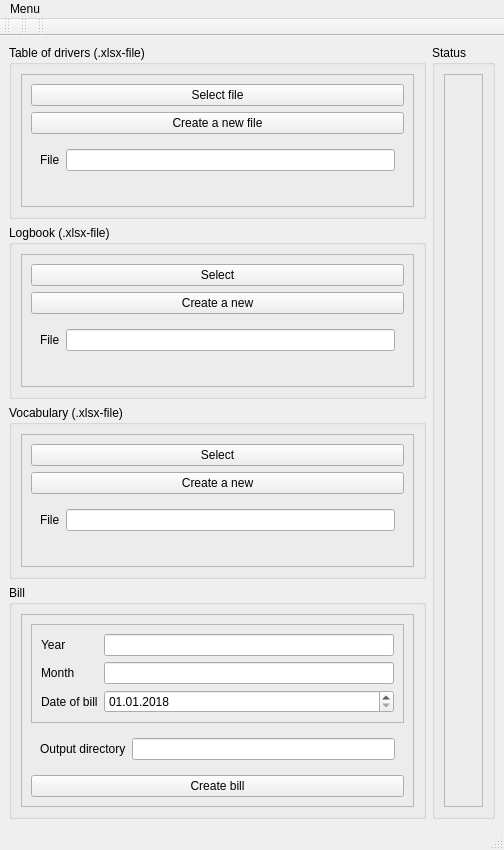
<?xml version="1.0" encoding="UTF-8"?>
<ui version="4.0">
 <class>MainWindow</class>
 <widget class="QMainWindow" name="MainWindow">
  <property name="geometry">
   <rect>
    <x>0</x>
    <y>0</y>
    <width>504</width>
    <height>850</height>
   </rect>
  </property>
  <property name="windowTitle">
   <string>MainWindow</string>
  </property>
  <widget class="QWidget" name="centralwidget">
   <layout class="QGridLayout" name="gridLayout_3">
    <item row="3" column="0">
     <widget class="QGroupBox" name="bill_box">
      <property name="title">
       <string>Bill</string>
      </property>
      <layout class="QHBoxLayout" name="horizontalLayout_2">
       <item>
        <widget class="QFrame" name="bill_frame">
         <property name="frameShape">
          <enum>QFrame::StyledPanel</enum>
         </property>
         <property name="frameShadow">
          <enum>QFrame::Raised</enum>
         </property>
         <layout class="QVBoxLayout" name="verticalLayout_2">
          <item>
           <widget class="QFrame" name="bill_frame_upper">
            <property name="frameShape">
             <enum>QFrame::StyledPanel</enum>
            </property>
            <property name="frameShadow">
             <enum>QFrame::Raised</enum>
            </property>
            <layout class="QFormLayout" name="formLayout">
             <item row="0" column="0">
              <widget class="QLabel" name="bill_year_label">
               <property name="text">
                <string>Year</string>
               </property>
              </widget>
             </item>
             <item row="0" column="1">
              <widget class="QLineEdit" name="bill_year_edit"/>
             </item>
             <item row="1" column="0">
              <widget class="QLabel" name="bill_month_label">
               <property name="text">
                <string>Month</string>
               </property>
              </widget>
             </item>
             <item row="1" column="1">
              <widget class="QLineEdit" name="bill_month_edit"/>
             </item>
             <item row="2" column="0">
              <widget class="QLabel" name="bill_date_label">
               <property name="text">
                <string>Date of bill</string>
               </property>
              </widget>
             </item>
             <item row="2" column="1">
              <widget class="QDateEdit" name="bill_date_edit">
               <property name="displayFormat">
                <string>dd.MM.yyyy</string>
               </property>
               <property name="date">
                <date>
                 <year>2018</year>
                 <month>1</month>
                 <day>1</day>
                </date>
               </property>
              </widget>
             </item>
            </layout>
           </widget>
          </item>
          <item>
           <widget class="QWidget" name="bill_out_widget" native="true">
            <layout class="QFormLayout" name="formLayout_5">
             <item row="0" column="0">
              <widget class="QLabel" name="bill_out_label">
               <property name="text">
                <string>Output directory</string>
               </property>
              </widget>
             </item>
             <item row="0" column="1">
              <widget class="QLineEdit" name="bill_out_edit"/>
             </item>
            </layout>
           </widget>
          </item>
          <item>
           <widget class="QPushButton" name="bill_create_button">
            <property name="text">
             <string>Create bill</string>
            </property>
           </widget>
          </item>
         </layout>
        </widget>
       </item>
      </layout>
     </widget>
    </item>
    <item row="0" column="2" rowspan="4">
     <widget class="QGroupBox" name="status_box">
      <property name="title">
       <string>Status</string>
      </property>
      <layout class="QHBoxLayout" name="horizontalLayout">
       <item>
        <widget class="QFrame" name="status_frame">
         <property name="frameShape">
          <enum>QFrame::StyledPanel</enum>
         </property>
         <property name="frameShadow">
          <enum>QFrame::Raised</enum>
         </property>
         <layout class="QHBoxLayout" name="horizontalLayout_4"/>
        </widget>
       </item>
      </layout>
     </widget>
    </item>
    <item row="0" column="0">
     <widget class="QGroupBox" name="table_box">
      <property name="title">
       <string>Table of drivers (.xlsx-file)</string>
      </property>
      <layout class="QGridLayout" name="gridLayout_2">
       <item row="0" column="0">
        <widget class="QFrame" name="table_frame">
         <property name="frameShape">
          <enum>QFrame::StyledPanel</enum>
         </property>
         <property name="frameShadow">
          <enum>QFrame::Raised</enum>
         </property>
         <layout class="QVBoxLayout" name="verticalLayout_3">
          <item>
           <widget class="QPushButton" name="table_select_button">
            <property name="text">
             <string>Select file</string>
            </property>
           </widget>
          </item>
          <item>
           <widget class="QPushButton" name="table_new_button">
            <property name="text">
             <string>Create a new file</string>
            </property>
           </widget>
          </item>
          <item>
           <widget class="QWidget" name="table_widget" native="true">
            <layout class="QFormLayout" name="formLayout_2">
             <item row="0" column="0">
              <widget class="QLabel" name="table_file_label">
               <property name="text">
                <string>File</string>
               </property>
              </widget>
             </item>
             <item row="0" column="1">
              <widget class="QLineEdit" name="table_file_edit"/>
             </item>
            </layout>
           </widget>
          </item>
         </layout>
        </widget>
       </item>
      </layout>
     </widget>
    </item>
    <item row="1" column="0">
     <widget class="QGroupBox" name="log_box">
      <property name="title">
       <string>Logbook (.xlsx-file)</string>
      </property>
      <layout class="QGridLayout" name="gridLayout">
       <item row="0" column="0">
        <widget class="QFrame" name="log_frame">
         <property name="frameShape">
          <enum>QFrame::StyledPanel</enum>
         </property>
         <property name="frameShadow">
          <enum>QFrame::Raised</enum>
         </property>
         <layout class="QVBoxLayout" name="verticalLayout_4">
          <item>
           <widget class="QPushButton" name="log_select_button">
            <property name="text">
             <string>Select</string>
            </property>
           </widget>
          </item>
          <item>
           <widget class="QPushButton" name="log_new_button">
            <property name="text">
             <string>Create a new</string>
            </property>
           </widget>
          </item>
          <item>
           <widget class="QWidget" name="log_file_widget" native="true">
            <layout class="QFormLayout" name="formLayout_3">
             <item row="0" column="0">
              <widget class="QLabel" name="log_file_label">
               <property name="text">
                <string>File</string>
               </property>
              </widget>
             </item>
             <item row="0" column="1">
              <widget class="QLineEdit" name="log_file_edit"/>
             </item>
            </layout>
           </widget>
          </item>
         </layout>
        </widget>
       </item>
      </layout>
     </widget>
    </item>
    <item row="2" column="0">
     <widget class="QGroupBox" name="vocab">
      <property name="title">
       <string>Vocabulary (.xlsx-file)</string>
      </property>
      <layout class="QHBoxLayout" name="horizontalLayout_5">
       <item>
        <widget class="QFrame" name="vocab_frame">
         <property name="frameShape">
          <enum>QFrame::StyledPanel</enum>
         </property>
         <property name="frameShadow">
          <enum>QFrame::Raised</enum>
         </property>
         <layout class="QVBoxLayout" name="verticalLayout">
          <item>
           <widget class="QPushButton" name="vocab_select_button">
            <property name="text">
             <string>Select</string>
            </property>
           </widget>
          </item>
          <item>
           <widget class="QPushButton" name="vocab_new_button">
            <property name="text">
             <string>Create a new</string>
            </property>
           </widget>
          </item>
          <item>
           <widget class="QWidget" name="vocab_file_widget" native="true">
            <layout class="QFormLayout" name="formLayout_4">
             <item row="0" column="0">
              <widget class="QLabel" name="vocab_file_label">
               <property name="text">
                <string>File</string>
               </property>
              </widget>
             </item>
             <item row="0" column="1">
              <widget class="QLineEdit" name="vocab_file_edit"/>
             </item>
            </layout>
           </widget>
          </item>
         </layout>
        </widget>
       </item>
      </layout>
     </widget>
    </item>
   </layout>
  </widget>
  <widget class="QMenuBar" name="menubar">
   <property name="geometry">
    <rect>
     <x>0</x>
     <y>0</y>
     <width>504</width>
     <height>25</height>
    </rect>
   </property>
   <widget class="QMenu" name="menuHelp">
    <property name="title">
     <string>Menu</string>
    </property>
    <addaction name="actionHelp"/>
   </widget>
   <addaction name="menuHelp"/>
  </widget>
  <widget class="QStatusBar" name="statusbar"/>
  <widget class="QToolBar" name="toolBar">
   <property name="windowTitle">
    <string>toolBar</string>
   </property>
   <attribute name="toolBarArea">
    <enum>TopToolBarArea</enum>
   </attribute>
   <attribute name="toolBarBreak">
    <bool>false</bool>
   </attribute>
  </widget>
  <widget class="QToolBar" name="toolBar_2">
   <property name="windowTitle">
    <string>toolBar_2</string>
   </property>
   <attribute name="toolBarArea">
    <enum>TopToolBarArea</enum>
   </attribute>
   <attribute name="toolBarBreak">
    <bool>false</bool>
   </attribute>
  </widget>
  <widget class="QToolBar" name="toolBar_3">
   <property name="windowTitle">
    <string>toolBar_3</string>
   </property>
   <attribute name="toolBarArea">
    <enum>TopToolBarArea</enum>
   </attribute>
   <attribute name="toolBarBreak">
    <bool>false</bool>
   </attribute>
  </widget>
  <action name="actionHelp">
   <property name="text">
    <string>Help</string>
   </property>
  </action>
 </widget>
 <resources/>
 <connections/>
</ui>
